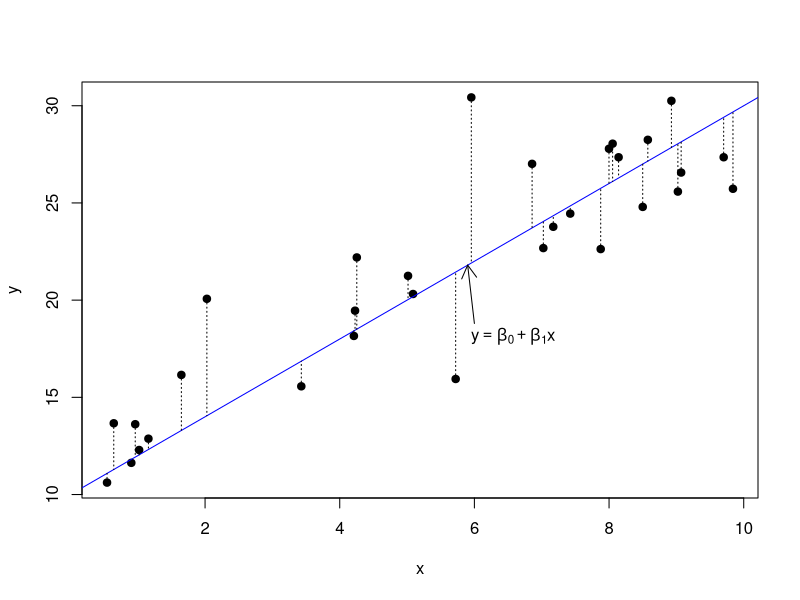

Generate this figure with R:
## ---- chunk 1
set.seed(11111)
x = runif(31,0,10)
x[28] = 8.5
y = 10 + 2*x + rnorm(31)*3
#
# pch = 1 open circle, 2 triangle, 3 plus, 4 x, 5 diamond, 6 inverted triangle; 19 solid circle
#
plot(x, y, pch=19)
abline(a=10, b=2, col="Blue")
text(5.8, 18, expression(y == beta[0] + beta[1]*x), pos=4)
arrows(6, 18.8, 5.9, 21.8, length=.15)
segments(x, y, x, 10+2*x, lty=3)

